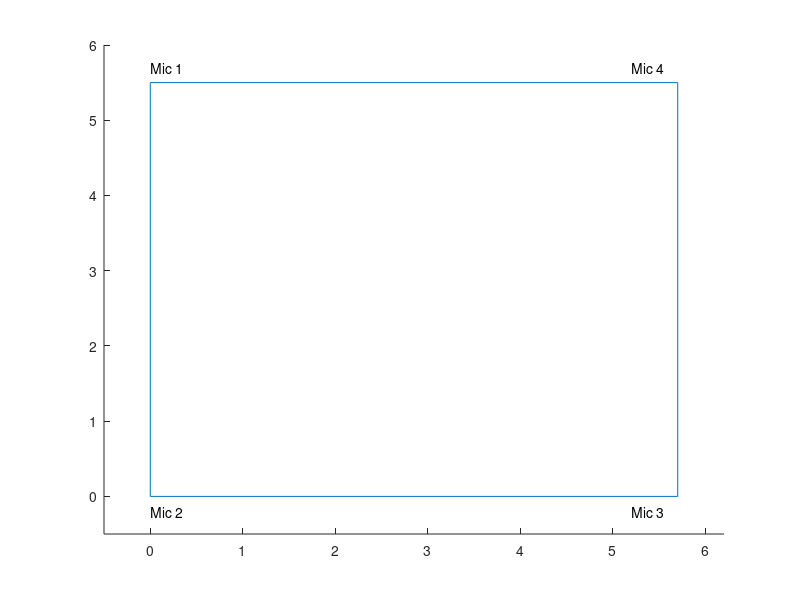

This figure's MATLAB source: (Note: this script raises an error after producing the figure.)
close all;
clear all;
vx=5.70; 
vy=5.50;
% % % Connect
pause(0.5)
% % % init;

load('ref8.mat');
% prompt='Challenge?';
% challenge = input(prompt,'s');
% challenge = str2num(challenge);
% 
% prompt='Beginloacatie, xyrot?';
% begin = input(prompt,'s');
% a=strsplit(begin,',');
% clear begin;
% for i=1:3
%     begin(i)=str2double(a(i));
% end
% 
% if(challenge>1)
%     prompt='Tussenstop locatie?, x,y?';
%     tussen = input(prompt,'s');
%     a=strsplit(tussen,',');
%     clear tussen;
%     for i=1:2
%         tussen(i)=str2double(a(i))
%     end
% end
% 
% prompt='Eindlocatie, xy?';
% eind = input(prompt,'s');
% b=strsplit(eind,',');
% clear eind;
% for i=1:2
%     eind(i)=str2double(b(i)) 
% end
hold on
line([0 vx],[0 0])
line([0 vx],[vy vy])
line([0 0],[0 vy])
line([vx vx],[0 vy])
text(0,-.2,'Mic 2');
text(0,vy+.2,'Mic 1');
text(vx-.5,-.2,'Mic 3');
text(vx-.5,vy+.2,'Mic 4');

xlim([-0.5 vx+0.5]);
ylim([-0.5 vy+0.5]);
Voltage = 17.9;
curve = timedistance(Voltage);
challenge = 3; 
begin = [0,0.70,0];
tussen = [1.9,3.6];
eind = [4.6,3.95];
xlim([0 vx]);
ylim([0 vy]);
if((challenge == 2)||(challenge == 3))
    [x,y,rot]=testControlDrive(begin(1),begin(2),begin(3),tussen(1),tussen(2),ref1,curve,challenge);    
    input('continue?')
    testControlDrive(x,y,rot,eind(1),eind(2),ref1,curve,challenge);
    input('eindpunt?')
else
    testControlDrive(begin(1),begin(2),begin(3),eind(1),eind(2),ref1,curve,challenge);
end

EPOCommunications('close');

